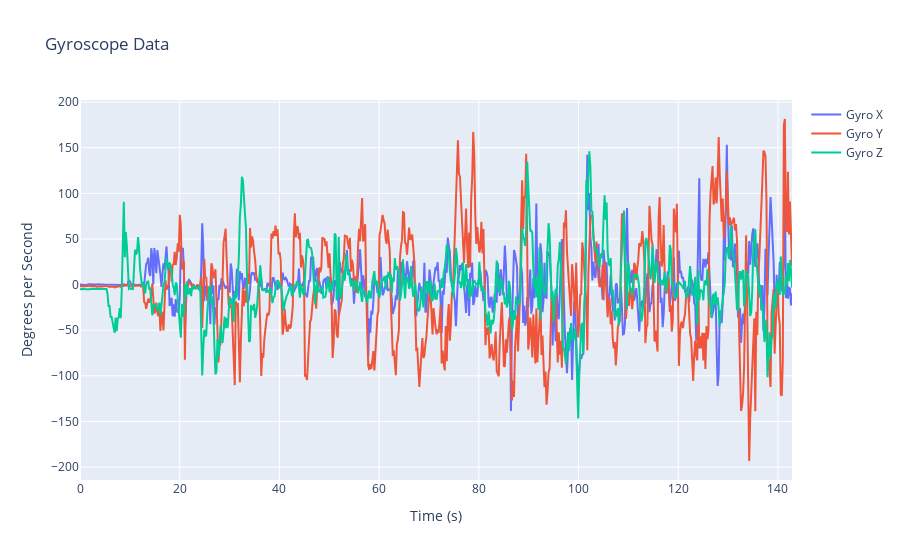

Notebook source saved alongside this figure:
### Code cell
# Create time column
df['time_sec'] = (df['timestamp_ms'] - df['timestamp_ms'].iloc[0]) / 1000.0

# Simple 2D line plot
fig = go.Figure()
fig.add_trace(go.Scatter(x=df['time_sec'], y=df['gx_dps'], name='Gyro X'))
fig.add_trace(go.Scatter(x=df['time_sec'], y=df['gy_dps'], name='Gyro Y'))
fig.add_trace(go.Scatter(x=df['time_sec'], y=df['gz_dps'], name='Gyro Z'))
fig.update_layout(title='Gyroscope Data', xaxis_title='Time (s)', yaxis_title='Degrees per Second')
fig.show()

### Figure 1 — Plotly figure (JSON) as saved in the notebook; plotly's stock layout.template omitted (floating-point values rounded to 4 significant figures; data arrays with more than 128 entries replaced by an {"elided": "..."} marker saying what was removed)
{"data": [{"name": "Gyro X", "type": "scatter", "x": {"elided": "700 float values"}, "y": {"elided": "700 float values"}}, {"name": "Gyro Y", "type": "scatter", "x": {"elided": "700 float values"}, "y": {"elided": "700 float values"}}, {"name": "Gyro Z", "type": "scatter", "x": {"elided": "700 float values"}, "y": {"elided": "700 float values"}}], "layout": {"title": {"text": "Gyroscope Data"}, "xaxis": {"title": {"text": "Time (s)"}}, "yaxis": {"title": {"text": "Degrees per Second"}}}}
